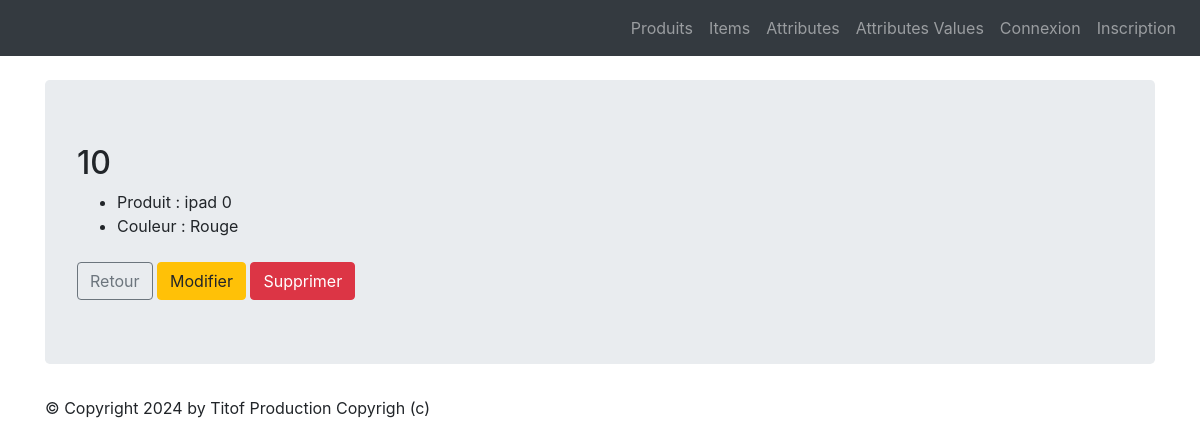
Page /monapp/items/3 on the committed database.
### monapp/models.py (models this page shows, shortened)
class ProductItem(models.Model):
    class Meta:
        verbose_name = "Déclinaison Produit"
    color   = models.CharField(max_length=100)
    code    = models.CharField(max_length=10, null=True, blank=True, unique=True)
    product = models.ForeignKey('Product', on_delete=models.CASCADE)
    attributes  = models.ManyToManyField("ProductAttributeValue", related_name="product_item", null=True, blank=True)

class Product(models.Model):
    class Meta:
        verbose_name = "Produit"
    name          = models.CharField(max_length=100)
    code          = models.CharField(max_length=10, null=True, blank=True, unique=True)
    price_ht      = models.DecimalField(max_digits=8, decimal_places=2,  null=True, blank=True, verbose_name="Prix unitaire HT")
    price_ttc     = models.DecimalField(max_digits=8, decimal_places=2,  null=True, blank=True, verbose_name="Prix unitaire TTC")
    status        = models.SmallIntegerField(choices=PRODUCT_STATUS, default=0)
    date_creation =  models.DateTimeField(default=timezone.now, blank=True, verbose_name="Date création")
    def __str__(self):
        return "{0} {1}".format(self.name, self.code)

class ProductAttributeValue(models.Model):
    class Meta:
        verbose_name = "Valeur attribut"
        ordering = ['position']
    value              = models.CharField(max_length=100)
    product_attribute  = models.ForeignKey('ProductAttribute', verbose_name="Unité", on_delete=models.CASCADE)
    position           = models.PositiveSmallIntegerField("Position", null=True, blank=True)

class ProductAttribute(models.Model):
    class Meta:
        verbose_name = "Attribut"
    name =  models.CharField(max_length=100)

### monapp/views.py (the view)
# urls.py: path("items/<pk>",views.ProductItemDetailView.as_view(), name="items-detail"),
class ProductItemDetailView(DetailView):
    model = ProductItem
    template_name = "monapp/detail_item.html"
    context_object_name = "productitem"
    def get_context_data(self, **kwargs):
        context = super(ProductItemDetailView, self).get_context_data(**kwargs)
        context['titremenu'] = "Détail déclinaison"
        context['attributes'] = self.object.attributes.all()
        return context

### monapp/templates/monapp/detail_item.html (shortened to what this page needs)
{% extends 'monapp/base.html' %}
{% block contenu %}
<h2>{{ productitem.code }}</h2>
<ul>
<li>Produit : {{ productitem.product }}</li>
{% for attribute in attributes %}
<li>{{ attribute.product_attribute.name }} : {{ attribute.value }}</li>
{% empty %}
<li>Aucun attribut associé à cette déclinaison.</li>
{% endfor %}
</ul>
<a href="{% url 'items-list' %}" class="btn btn-outline-secondary mt-2">Retour</a>
<a href="{% url 'item-update' productitem.id %}" class="btn btn-warning mt-2">Modifier</a>
<a href="{% url 'item-delete' productitem.id %}" class="btn btn-danger mt-2">Supprimer</a>
{% endblock %}

### rows in the picture
ProductItem: code "10", product "ipad 0"
ProductAttributeValue: product_attribute.name "Couleur", value "Rouge"
